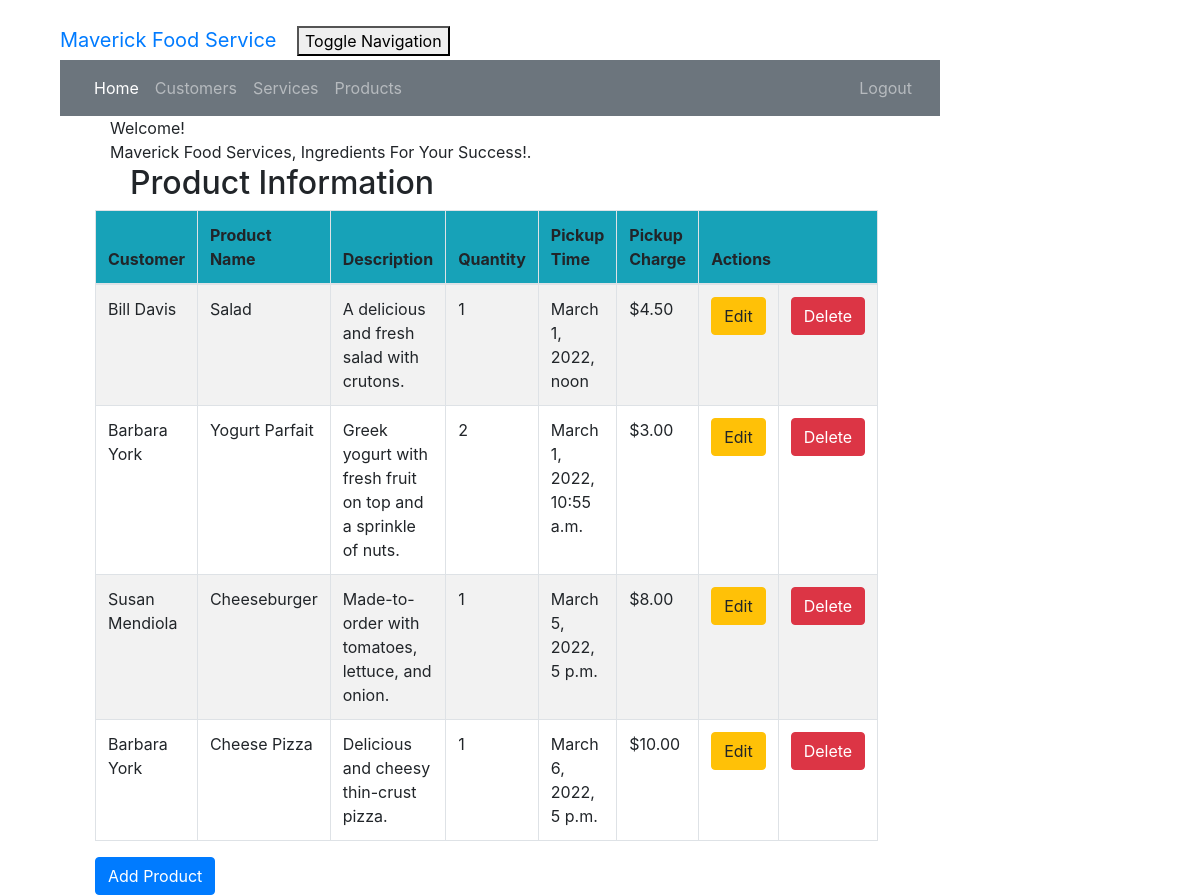
Before: /product_list (signed in) with the older database file.
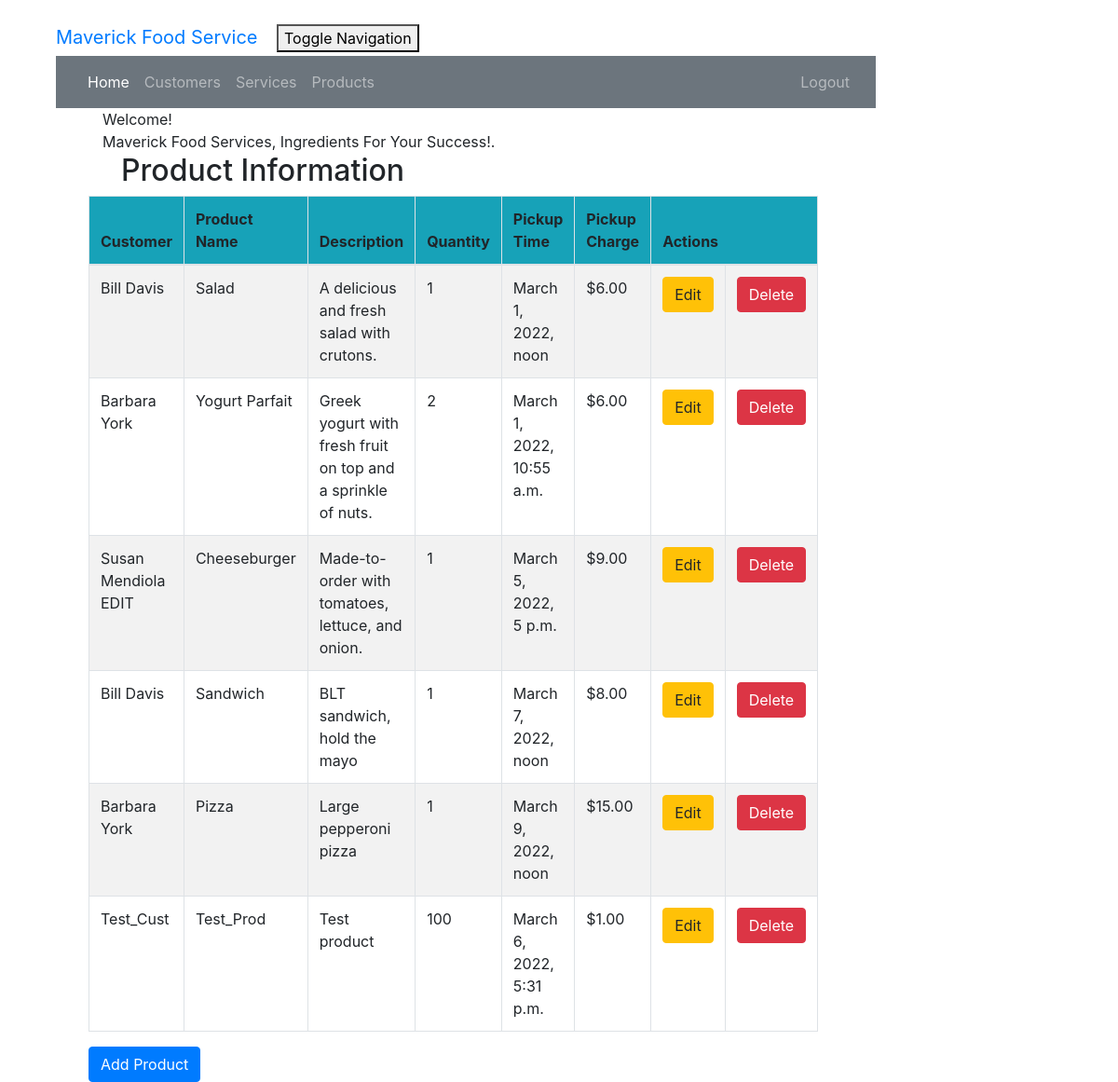
After: the same page with the newer database file.
### crm/models.py (models this page shows, shortened)
class Product(models.Model):
    cust_name = models.ForeignKey(Customer, on_delete=models.CASCADE, related_name='products')
    product = models.CharField(max_length=100)
    description = models.TextField()
    quantity = models.IntegerField()
    pickup_time = models.DateTimeField(
        default=timezone.now)
    charge = models.DecimalField(max_digits=10, decimal_places=2)
    created_date = models.DateTimeField(
        default=timezone.now)
    updated_date = models.DateTimeField(auto_now_add=True)

class Customer(models.Model):
    cust_name = models.CharField(max_length=50)
    email = models.EmailField(max_length=100)
    phone = models.CharField(max_length=20)
    bldgroom = models.CharField(max_length=100)
    address = models.CharField(max_length=200)
    city = models.CharField(max_length=50)
    state = models.CharField(max_length=50)
    zipcode = models.CharField(max_length=10)
    organization = models.CharField(max_length=100)
    role = models.CharField(max_length=100)
    def __str__(self):
        return self.cust_name

### crm/views.py (the view)
# urls.py: path('product_list', views.product_list, name='product_list'),
@login_required
def product_list(request):
    products = Product.objects.filter(created_date__lte=timezone.now())
    return render(request, 'crm/product_list.html', {'products': products})

### crm/templates/crm/product_list.html (shortened to what this page needs)
<!DOCTYPE html>
{% extends 'crm/base.html' %}
{% block content %}
    {% load humanize %}
    <head>
    </head>
    <body class="bodylist">
    <div class="container">
        <div class="panel panel-primary">
            <div class="panel-heading">Welcome!</div>
            <div class="panel-body">
                Maverick Food Services, Ingredients For Your Success!.
            </div>
        </div>
    </div>
    <div class="row">
        <h2>Product Information</h2>
    </div>
    <div>
        <table class="table table-striped table-bordered table-hover w-auto">
            <thead>
            <tr class="bg-info">
                <th>Customer</th>
                <th>Product Name</th>
                <th>Description</th>
                <th>Quantity</th>
                <th>Pickup Time</th>
                <th>Pickup Charge</th>
                <th colspan="3">Actions</th>
            </tr>
            </thead>
            <tbody>
            {% for product in products %}
                <tr>
                    <td>{{ product.cust_name }}</td>
                    <td>{{ product.product }}</td>
                    <td>{{ product.description }}</td>
                    <td>{{ product.quantity }}</td>
                    <td>{{ product.pickup_time }}</td>
                    <td>${{ product.charge|floatformat:2|intcomma }}</td>
                    <td><a href="{% url 'crm:product_edit' pk=product.pk %}"
                           class="btn btn-warning">Edit</a>
                    </td>
                    <td><a href="{% url 'crm:product_delete' pk=product.pk %}"
                           onclick="return confirm('Are you sure you want to delete?')"
                           class="btn btn-danger">Delete</a>
                    </td>
                </tr>
            {% endfor %}
            </tbody>
        </table>
    </div>
    <div>
        <a href="{%  url 'crm:product_new' %}"><span
                class="btn btn-primary">Add Product</span></a>
    </div>
    </body>
{% endblock %}

### crm/templates/crm/base.html (shortened to what this page needs)
<!DOCTYPE html>
{% load static %}
<html lang="en">
<link rel="stylesheet" href="https://cdn.jsdelivr.net/npm/bootstrap@4.6.1/dist/css/bootstrap.min.css">
<link rel="stylesheet" href="{% static "css/portfolio.css" %}">
<div class="container-fluid">
    <div class="navbar-header">
        <a class="navbar-brand" href="">
            Maverick Food Service
        </a>
        <button type="button" class="navbar-toggle" data-toggle="collapse"
                data-target="#myNavbar" aria-controls="myNavbar">
            Toggle Navigation
        </button>
    </div>
    <nav class="navbar navbar-expand-md bg-secondary navbar-dark" id="myNavbar">
        <ul class="navbar-nav mr-auto">
            <li class="nav-item active">
                <a class="nav-link" href="{% url 'crm:home' %}">Home</a>
            </li>
            <li class="nav-item">
                <a class="nav-link" href="{% url 'crm:customer_list' %}">Customers</a>
            </li>
            <li class="nav-item">
                <a class="nav-link" href="{% url 'crm:service_list' %}">Services</a>
            </li>
            <li class="nav-item">
                <a class="nav-link" href="{% url 'crm:product_list' %}">Products</a>
            </li>
        </ul>
        <ul class="nav navbar-nav ml-auto">
            {% if user.is_authenticated %}
                <li><a class="nav-link" href="{% url 'logout' %}">Logout</a>
                </li>
            {% else %}
                <li><a class="nav-link" href="{% url 'login' %}"><span class="glyphicon glyphicon-log-in"></span>Login</a>
                </li>
            {% endif %}
        </ul>
    </nav>
</div>
<body id="app-layout">
<div class="row">
    <div class="col-md-8">
        {% block content %}
        {% endblock %}
    </div>
</div>
</body>
</html>

### crm/static/css/portfolio.css (style rules this page uses)
body { padding-left: 45px; padding-right: 45px; padding-top: 20px; }
.navbar { padding-left:10px; padding-right: 20px; margin-bottom: 0; margin-left: 0; margin-right: 200px; border-radius: 0; }
.row { padding-left: 50px; }

Changed rows visible on the page:
removed Product: cust_name "Barbara York", product "Cheese Pizza", description "Delicious and cheesy thin-crust pizza.", quantity "1", pickup_time "March 6, 2022, 5 p.m.", charge "10.00"
changed Product "Salad": charge "4.50" → "6.00"
changed Product "Yogurt Parfait": charge "3.00" → "6.00"
changed Product "Cheeseburger": cust_name "Susan Mendiola" → "Susan Mendiola EDIT"; charge "8.00" → "9.00"
added Product: cust_name "Bill Davis", product "Sandwich", description "BLT sandwich, hold the mayo", quantity "1", pickup_time "March 7, 2022, noon", charge "8.00"
added Product: cust_name "Barbara York", product "Pizza", description "Large pepperoni pizza", quantity "1", pickup_time "March 9, 2022, noon", charge "15.00"
added Product: cust_name "Test_Cust", product "Test_Prod", description "Test product", quantity "100", pickup_time "March 6, 2022, 5:31 p.m.", charge "1.00"
